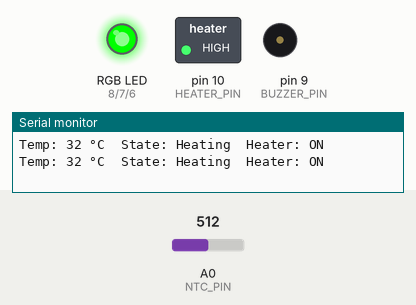
The sketch below on a simulated Arduino Uno, built with avr-gcc and run on an emulated ATmega328P. On the bench: switched loads named in the sketch (green lamp = pin HIGH), an RGB LED mixed from three pins (HIGH = lit), buzzer (waves = sounding), the last lines printed to the serial monitor. The test bench sets the inputs (shaded band); at power-on: A0 (NTC_PIN) = 512.

Above: at 1.8 s.
1.9 s: A0 (NTC_PIN) set to 559
3.4 s: A0 (NTC_PIN) set to 586
At 5.2 s:
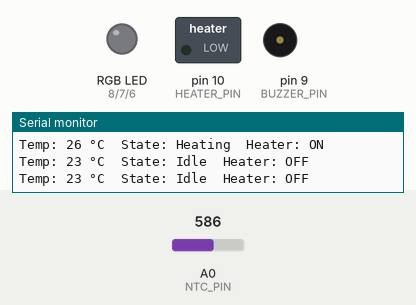
5.5 s: A0 (NTC_PIN) set to 306
At 6.9 s:
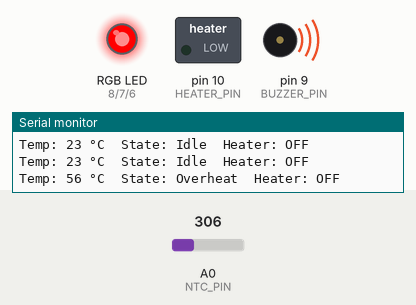
7.5 s: A0 (NTC_PIN) set to 340
9.2 s: A0 (NTC_PIN) set to 359
At 11.2 s:
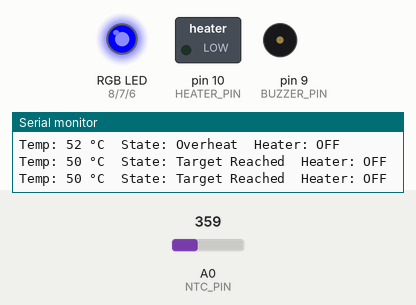
11.5 s: A0 (NTC_PIN) set to 369
13.2 s: A0 (NTC_PIN) set to 394
At 14.4 s:
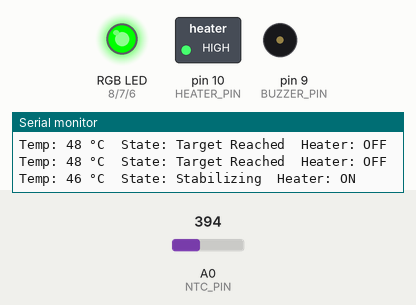
Timing chart, 0 to 16.2 s (numbered marks = the images above; inputs shaded):
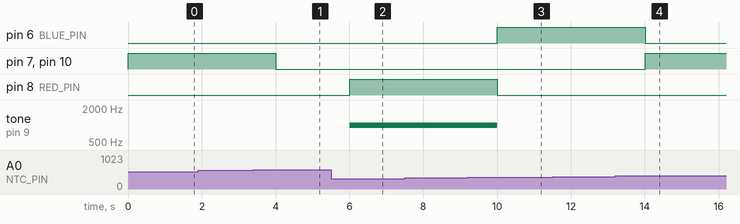

The sketch:

Heater_Control_System.ino
```cpp
#define RED_PIN    8
#define GREEN_PIN  7
#define BLUE_PIN   6
#define BUZZER_PIN 9
#define HEATER_PIN 10
#define NTC_PIN    A0

int temperature = 0;
String state = "Idle";

void setup()
{
  Serial.begin(9600);

  pinMode(HEATER_PIN, OUTPUT);
  pinMode(BUZZER_PIN, OUTPUT);
  pinMode(RED_PIN, OUTPUT);
  pinMode(GREEN_PIN, OUTPUT);
  pinMode(BLUE_PIN, OUTPUT);

  // Ensure all outputs start LOW
  digitalWrite(HEATER_PIN, LOW);
  noTone(BUZZER_PIN);
  digitalWrite(RED_PIN, LOW);
  digitalWrite(GREEN_PIN, LOW);
  digitalWrite(BLUE_PIN, LOW);
}

// Helper function to set RGB color
void setLEDColor(bool red, bool green, bool blue)
{
  digitalWrite(RED_PIN, red);
  digitalWrite(GREEN_PIN, green);
  digitalWrite(BLUE_PIN, blue);
}

void loop()
{
  int analogVal = analogRead(NTC_PIN);
  temperature = map(analogVal, 1000, 100, -24, 80); // Adjust to match your slider range

  if (temperature < 25)
  {
    state = "Idle";
    digitalWrite(HEATER_PIN, LOW);
    noTone(BUZZER_PIN);
    setLEDColor(LOW, LOW, LOW);  // LED OFF
  }
  else if (temperature >= 25 && temperature < 45)
  {
    state = "Heating";
    digitalWrite(HEATER_PIN, HIGH);
    noTone(BUZZER_PIN);
    setLEDColor(LOW, HIGH, LOW);  // GREEN
  }
  else if (temperature >= 45 && temperature < 48)
  {
    state = "Stabilizing";
    digitalWrite(HEATER_PIN, HIGH);
    noTone(BUZZER_PIN);
    setLEDColor(LOW, HIGH, LOW);  // GREEN
  }
  else if (temperature >= 48 && temperature <= 50)
  {
    state = "Target Reached";
    digitalWrite(HEATER_PIN, LOW);
    noTone(BUZZER_PIN);
    setLEDColor(LOW, LOW, HIGH);  // BLUE
  }
  else
  {
    state = "Overheat";
    digitalWrite(HEATER_PIN, LOW);
    setLEDColor(HIGH, LOW, LOW);  // RED
    tone(BUZZER_PIN, 1000);       // Continuous beep
  }

  Serial.print("Temp: ");
  Serial.print(temperature);
  Serial.print(" °C\tState: ");
  Serial.print(state);
  Serial.print("\tHeater: ");
  Serial.println(digitalRead(HEATER_PIN) ? "ON" : "OFF");

  delay(1000);  // Delay for 1 second
}
```

Measured:
- the behaviour switches between 575 and 576 on A0 (NTC_PIN) (found by bisection; images 0 and 1)
- the behaviour switches between 350 and 351 on A0 (NTC_PIN) (found by bisection; images 2 and 3)
- the behaviour switches between 376 and 377 on A0 (NTC_PIN) (found by bisection; images 3 and 4)
- after the input at 3.4 s, pin 7 (GREEN_PIN), pin 10 (HEATER_PIN): HIGH → LOW after 0.60 s
- after the input at 5.5 s, pin 8 (RED_PIN): LOW → HIGH after 0.50 s; tone on pin 9 (BUZZER_PIN): silent → 1000 Hz after 0.50 s
- after the input at 9.2 s, pin 6 (BLUE_PIN): LOW → HIGH after 0.81 s; pin 8 (RED_PIN): HIGH → LOW after 0.81 s; tone on pin 9 (BUZZER_PIN): 1000 Hz → silent after 0.81 s
- after the input at 13.2 s, pin 6 (BLUE_PIN): HIGH → LOW after 0.81 s; pin 7 (GREEN_PIN), pin 10 (HEATER_PIN): LOW → HIGH after 0.81 s
